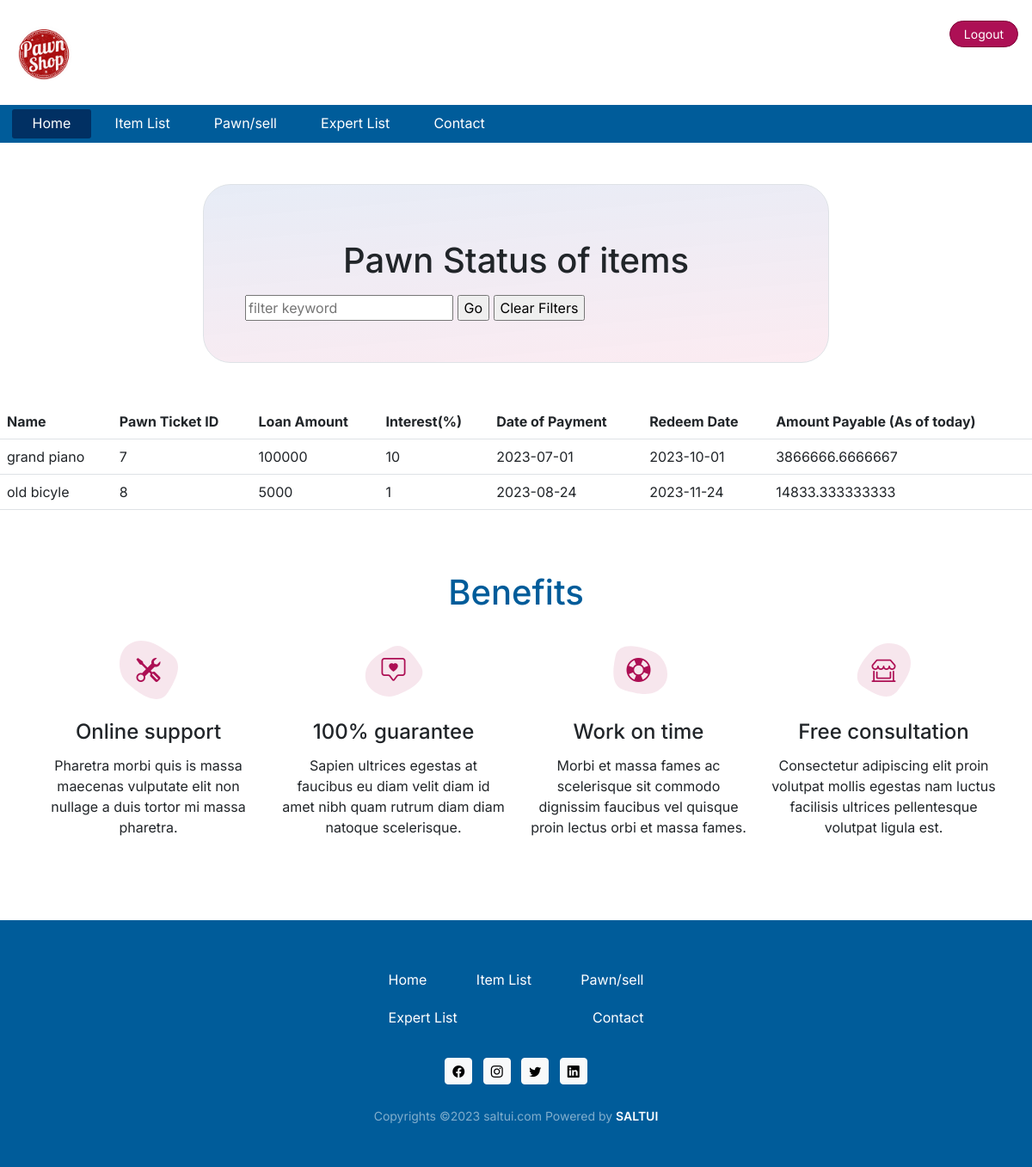
The app's page /cus-pawnticketlist.php?customer_id=3 (signed in) with its own data.
### tables this page shows
CREATE TABLE `pawn_ticket` (
  `item_id` int(11) NOT NULL,
  `loan_amount` int(11) NOT NULL,
  `pawn_ticket_id` int(11) NOT NULL,
  `customer_id` int(11) NOT NULL,
  `interest` float NOT NULL,
  `date_of_payment` date NOT NULL,
  `redeem_date` date NOT NULL
);

CREATE TABLE `item` (
  `name` varchar(50) NOT NULL,
  `item_id` int(11) NOT NULL,
  `customer_id` int(11) NOT NULL,
  `brand` varchar(30) NOT NULL,
  `type` varchar(20) NOT NULL,
  `model` varchar(30) DEFAULT NULL,
  `status` varchar(20) NOT NULL,
  `expert_id` int(11) DEFAULT NULL
);

### cus-pawnticketlist.php (the view, shortened to what this page needs)
<?php
require_once('databasepdo.php');
if(isset($_GET['customer_id']))
{
    $customer_id = $_GET['customer_id'];
}
$strsql = "SELECT item.name, pawn_ticket.loan_amount,
            pawn_ticket.pawn_ticket_id, pawn_ticket.customer_id, pawn_ticket.interest, pawn_ticket.date_of_payment,
            pawn_ticket.redeem_date, item.status FROM item INNER JOIN pawn_ticket ON item.item_id = pawn_ticket.item_id
            WHERE pawn_ticket.customer_id = '$customer_id'";
$parameters = array();
$prepared = $conn->prepare($strsql);
$prepared->execute($parameters);
?>
<!doctype html>
<html lang="en">
<head>
  <link href="https://cdn.jsdelivr.net/npm/bootstrap@5.3.0-alpha2/dist/css/bootstrap.min.css" rel="stylesheet"
>
  <link href="assets/css/style.css" rel="stylesheet">
</head>
<body id="saltuiHtml">
  <header data-aos="fade-zoom-in">
    <div class="d-flex py-4 px-3">
      <div class=""> <a href="/" class="d-flex align-items-center text-dark text-decoration-none"> <img
            src="assets/images/logo.jpg" class="mt-1" width="70"> </a> </div>
        <div class="ms-auto">          <a
          class="btn btn-sm btn-secondary rounded-5 px-3" href="logout.php">Logout</a> </div>
    </div>
    <div class="menu bg-primary">
      <nav class="navbar navbar-expand-md p-0 m-0">
        <div class="container-fluid">
          <div class="navbar-collapse collapse" id="navbarCategoryCollapse">
            <ul class="navbar-nav navbar-nav-scroll nav-pills-primary-soft text-center p-0">
              <li class="nav-item active"> <a class="nav-link" href="index.php">Home</a></li>
              <li class="nav-item "> <a class="nav-link" href="cus-item-list2.php">Item List</a></li>
              <li class="nav-item"> <a class="nav-link" href="pawn-sell2.html">Pawn/sell</a></li>
              <li class="nav-item"> <a class="nav-link" href="cus-expert-list2.php">Expert List</a></li>
              <li class="nav-item"> <a class="nav-link" href="contact2.html">Contact</a></li>
            </ul>
          </div>
        </div>
      </nav>
    </div>
  </header>
  <section class="content">
    <div class="container-fluid p-3 p-md-5">
      <div class="row justify-content-center">
        <div class="col-md-8">
          <div class="bg-slate border p-5 rounded-5" data-aos="fade-up" style="background: linear-gradient(175deg, rgb(104 137 200 / 16%) 0%, rgb(227 93 141 / 12%) 100%)">
            <h1 class="my-3 text-center">Pawn Status of items</h1>
            <form class="filterForm" method="POST" action="cus-pawnticketlist.php?customer_id=<?php echo $customer_id?>">
              <input type="text" id="filter" name="filter" placeholder="filter keyword" tabindex="0" value="<?= $filter ?? '' ?>"/>
              <input type="submit" name="Filterbutton" id="Filterbutton" value="Go"/>
              <input type="submit" name="Clearbutton" id="Clearbutton" value="Clear Filters"/>
            </form>
          </div>
        </div>
      </div>
    </div>
  </section>
  <section class="content">
    <div>
      <table class="table table-hover">
      <?php
        if($prepared->rowCount() > 0){
          echo '<thead>';
          echo '<tr>';
          echo '<tr>';
          echo '<th scope="col">Name</a></th>';
          echo '<th scope="col">Pawn Ticket ID</a></th>';
          echo '<th scope="col">Loan Amount</a></th>';
          echo '<th scope="col">Interest(%)</a></th>';
          echo '<th scope="col">Date of Payment</a></th>';
          echo '<th scope="col">Redeem Date</a></th>';
          echo '<th scope="col">Amount Payable (As of today)</a></th>';
          echo '</tr>';
          echo '<thead>';
          echo '<tbody>';
          $prepared->setFetchMode(PDO::FETCH_ASSOC);
          while($row= $prepared->fetch()){
            echo '<td>' . $row['name'] . '</td>';
            echo '<td>' . $row['pawn_ticket_id'] . '</td>';
            echo '<td>' . $row['loan_amount'] . '</td>';
            echo '<td>' . $row['interest'] . '</td>';
            echo '<td>' . $row['date_of_payment'] . '</td>';
            echo '<td>' . $row['redeem_date'] . '</td>';
            $date1 = new DateTime($row['date_of_payment']);
            $date2 = new DateTime(date('m/d/Y h:i:s a'));
            $interval = $date1->diff($date2);
            $days = $interval->days;
            $amount_payable = ($days/30)*$row['interest']*$row['loan_amount'] + $row['loan_amount'];
            echo '<td>' . $amount_payable . '</td>';
            echo '</tr>';
        }
        }else{
          echo '<p>No invoices currently available.</p>';
        }
      ?>
      </table>
    </div>
  </section>
  <section class="feature" data-aos="fade-up">
    <div class="container py-5">
      <h2 class="h1 text-center text-primary pb-4 py-2">Benefits</h2>
      <div class="row row-cols-1 row-cols-sm-2 row-cols-lg-4 gy-4 gy-sm-5 gx-4 pb-3 pb-md-4 pb-lg-5 mb-md-3 mb-lg-0">
        <div class="col text-center">
          <div class="ratio ratio-1x1 position-relative mx-auto mb-3 mb-sm-4" style="width: 68px;">
            <i class="bi bi-tools text-secondary fs-3 d-flex align-items-center justify-content-center position-absolute start-0"></i>
          </div>
          <h3 class="h4 pb-2 mb-1">Online support</h3>
          <p class="fs-sm mb-0">Pharetra morbi quis is massa maecenas vulputate elit non nullage a duis tortor mi massa
            pharetra.</p>
        </div>
        <div class="col text-center">
          <div class="ratio ratio-1x1 position-relative mx-auto mb-3 mb-sm-4" style="width: 68px;"> <i
              class="bi bi-chat-square-heart text-secondary fs-3 d-flex align-items-center justify-content-center position-absolute start-0"></i>
             </div>
          <h3 class="h4 pb-2 mb-1">100% guarantee</h3>
          <p class="fs-sm mb-0">Sapien ultrices egestas at faucibus eu diam velit diam id amet nibh quam rutrum diam
            diam natoque scelerisque.</p>
        </div>
        <div class="col text-center">
          <div class="ratio ratio-1x1 position-relative mx-auto mb-3 mb-sm-4" style="width: 68px;"> <i
              class="bi bi-life-preserver text-secondary fs-3 d-flex align-items-center justify-content-center position-absolute start-0"></i>
             </div>
          <h3 class="h4 pb-2 mb-1">Work on time</h3>
          <p class="fs-sm mb-0">Morbi et massa fames ac scelerisque sit commodo dignissim faucibus vel quisque proin
            lectus orbi et massa fames.</p>
        </div>
        <div class="col text-center">
          <div class="ratio ratio-1x1 position-relative mx-auto mb-3 mb-sm-4" style="width: 68px;"> <i
              class="bi bi-shop-window text-secondary fs-3 d-flex align-items-center justify-content-center position-absolute start-0"></i>
             </div>
          <h3 class="h4 pb-2 mb-1">Free consultation</h3>
          <p class="fs-sm mb-0">Consectetur adipiscing elit proin volutpat mollis egestas nam luctus facilisis ultrices
            pellentesque volutpat ligula est.</p>
        </div>
      </div>
    </div>
  </section>
  <footer class="bg-primary text-white" data-aos="fade-zoom-in">
    <div class="py-5">
      <div class="container">
        <div class="row mx-auto">
          <div class="col-md-4 mx-auto text-center">
            <ul class="nav justify-content-between mt-5 mt-md-0">
              <li class="nav-item"><a href="index.php" class="nav-link p-2">Home</a></li>
              <li class="nav-item"> <a class="nav-link" href="cus-item-list2.php">Item List</a></li>
              <li class="nav-item"> <a class="nav-link" href="pawn-sell2.html">Pawn/sell</a></li>
              <li class="nav-item"> <a class="nav-link" href="cus-expert-list2.php">Expert List</a></li>
              <li class="nav-item"> <a class="nav-link" href="contact2.html">Contact</a></li>
            </ul>
            <ul class="list-inline mt-4 mb-0">
              <li class="list-inline-item">
                <a class="btn btn-light btn-sm px-2 text-facebook" href="#">
                  <i class="bi bi-facebook"></i>
                </a>
              </li>
              <li class="list-inline-item">
                <a class="btn btn-light btn-sm px-2 text-instagram" href="#">
                  <i class="bi bi-instagram"></i>
                </a>
              </li>
              <li class="list-inline-item">
                <a class="btn btn-light btn-sm px-2 text-twitter" href="#">
                  <i class="bi bi-twitter"></i>
                </a>
              </li>
              <li class="list-inline-item">
                <a class="btn btn-light btn-sm px-2 text-linkedin" href="#">
                  <i class="bi bi-linkedin"></i>
                </a>
              </li>
            </ul>
            <div class="text-white-50 mt-4"> <small>Copyrights ©2023 saltui.com Powered by
                <a href="https://www.saltui.com/" class="text-white fw-semibold text-decoration-none">SALTUI</a></small>
            </div>
          </div>
        </div>
      </div>
    </div>
  </footer>
</body>
</html>

### assets/css/style.css (style rules this page uses)
:root { --bs-primary: #005c9a; --bs-primary-rgb: 0, 92, 154; --bs-primary-dark: #013063; --bs-secondary: #ad1055; --bs-secondary-dark: #7f0339; }
body { font-family: "Inter", sans-serif; }
.text-secondary { color: var(--bs-secondary) !important; }
.nav-link { text-decoration: none; font-weight: 400; color: var(--bs-white); border-radius: 3px; margin: 0.3rem 0.1rem; padding: 0.4rem 1.5rem 0.5rem !important; line-height: normal; }
.menu .nav-link:hover, .menu .nav-link:focus, .menu .active .nav-link { color: var(--bs-white) !important; background: var(--bs-primary-dark) !important; }
.text-primary { color: var(--bs-primary) !important; }
.btn-secondary { --bs-btn-bg: var(--bs-secondary); --bs-btn-border-color: var(--bs-secondary-dark); --bs-btn-hover-bg: var(--bs-secondary-dark); }
.bg-slate { --tw-bg-opacity: 1; background-color: rgb(226 232 240 / var(--tw-bg-opacity)); }
.feature .text-primary { color: var(--bs-primary) !important; }
.price-66198 a, .text-primary { color: var(--bs-primary); }

### records on screen
pawn_ticket: item.name "grand piano", pawn_ticket_id "7", loan_amount "100000", interest "10", date_of_payment "2023-07-01", redeem_date "2023-10-01"
pawn_ticket: item.name "old bicyle", pawn_ticket_id "8", loan_amount "5000", interest "1", date_of_payment "2023-08-24", redeem_date "2023-11-24"
